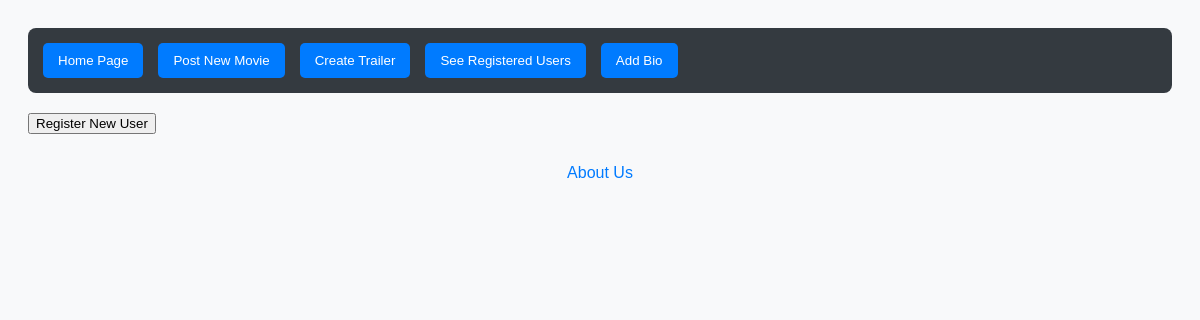
The page /seregisteredusers on the database as committed earlier.
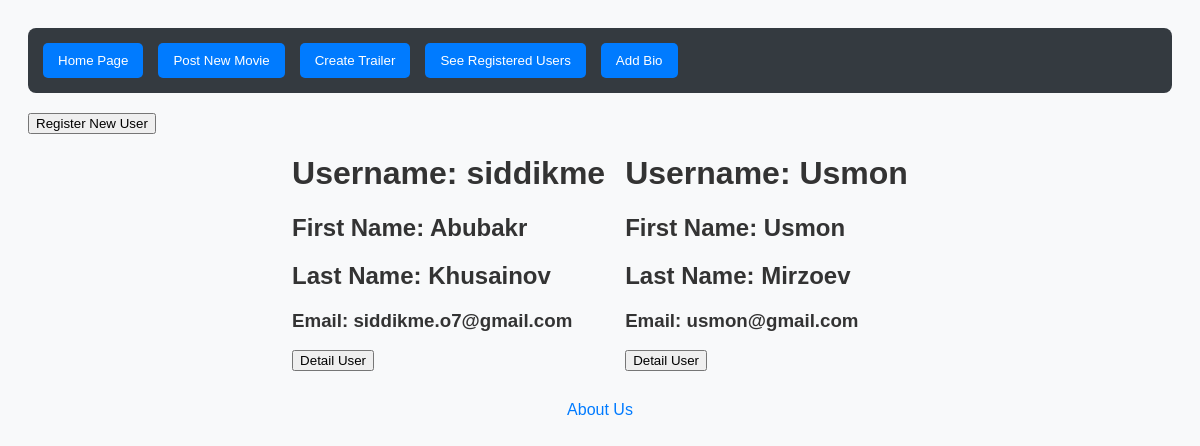
The same page on the database as committed later.
### MovieLand/models.py (models this page shows, shortened)
class User(models.Model):
    first_name = models.CharField(max_length=50)
    last_name = models.CharField(max_length=50)
    username = models.CharField(max_length=50)
    phone_number = models.CharField(max_length=50)
    email = models.EmailField(max_length=254)
    password = models.CharField(max_length=50,null=True)
    registered_at = models.DateTimeField(auto_now=True)

### MovieLand/views.py (the view)
# urls.py: path("seregisteredusers",RegisteredUserListView.as_view(),name="See-Registered-Users"),
class RegisteredUserListView(generic.ListView):
    model = User
    fields = ["first_name","last_name","username","phone_number","email","password"]
    template_name = "users_view.html"

### templates/users_view.html (shortened to what this page needs)
{% extends "base.html" %}
{% block content %}
<a href="{% url 'Register-User' %}"><button>Register New User</button></a>
<div class="con">
    {% for user in object_list %}
        <div class="card">
            <h1>Username: {{ user.username }}</h1>
            <h2>First Name: {{ user.first_name }}</h2>
            <h2>Last Name: {{ user.last_name }}</h2>
            <h3>Email: {{ user.email }}</h3>
            <a href="{% url 'Detail-User' user.id %}"><button>Detail User</button></a>
        </div>
    {% endfor %}
</div>
{% endblock content %}

Rows that differ between the two databases and show on the page:
added User: username "siddikme", first_name "Abubakr", last_name "Khusainov", email "siddikme.o7@gmail.com"
added User: username "Usmon", first_name "Usmon", last_name "Mirzoev", email "usmon@gmail.com"
